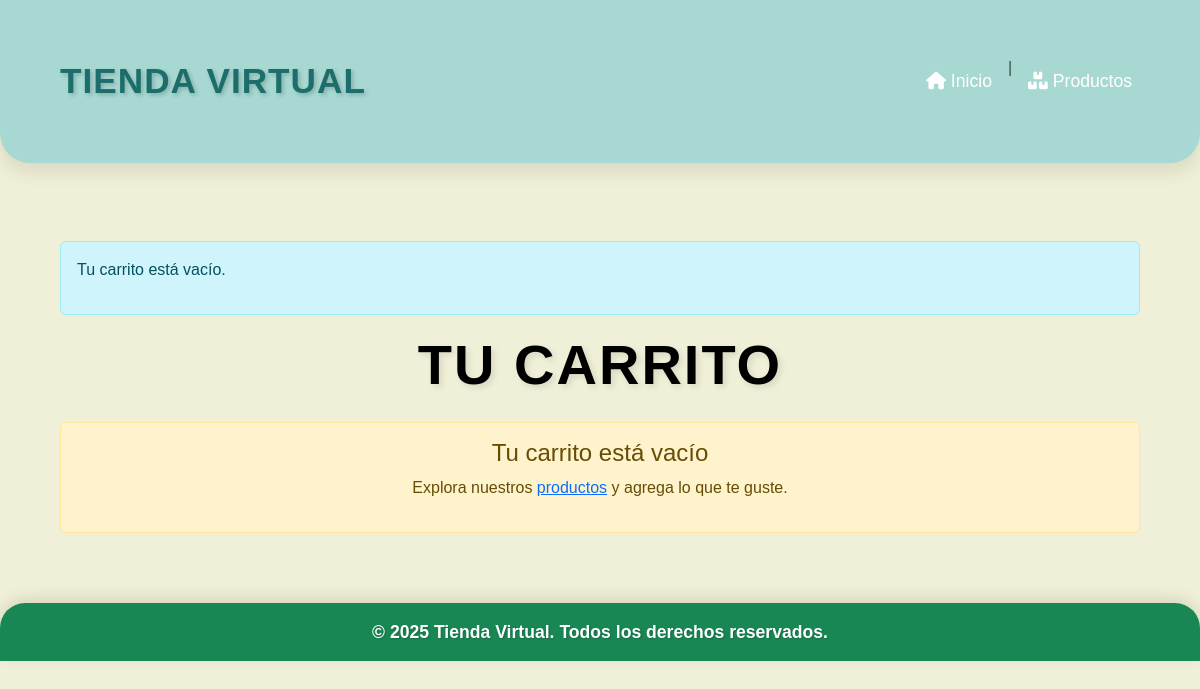
The page /carrito/ (signed in) on the database as committed earlier.
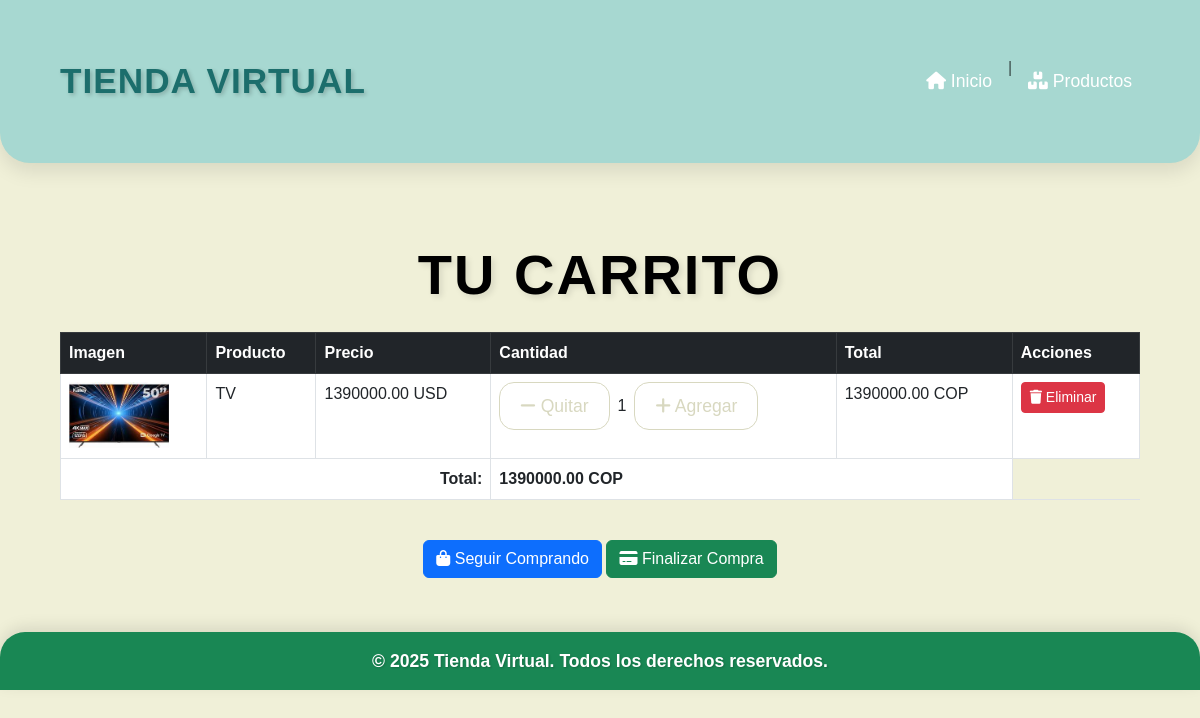
The same page on the database as committed later.
### cuentas/models.py (models this page shows, shortened)
class CarritoItem(models.Model):
    usuario = models.ForeignKey(User, on_delete=models.CASCADE)
    producto = models.ForeignKey(Producto, on_delete=models.CASCADE)
    cantidad = models.PositiveIntegerField(default=1)
    def total_precio(self):
        return self.producto.precio * self.cantidad

class Producto(models.Model):
    nombre = models.CharField(max_length=200)
    descripcion = models.TextField()
    precio = models.DecimalField(max_digits=10, decimal_places=2)
    cantidad_stock = models.PositiveIntegerField()
    imagen = models.ImageField(upload_to='productos/')
    especificaciones = models.TextField()
    agotado = models.BooleanField(default=False)
    recomendado = models.BooleanField(default=False)
    usuario = models.ForeignKey(User, on_delete=models.CASCADE, null=True, blank=True)  # Usuario opcional

### cuentas/views.py (the view)
# urls.py: path('carrito/', views.carrito, name='carrito'),
@login_required
def carrito(request):
    if not request.user.is_authenticated:
        messages.error(request, "Debes iniciar sesión para ver tu carrito.")
        return redirect('inicio_sesion')
    carrito_items = CarritoItem.objects.filter(usuario=request.user)
    carrito_items_disponibles = [item for item in carrito_items if item.producto.cantidad_stock > 0]
    total = sum(item.total_precio() for item in carrito_items_disponibles)
    productos_agotados = [item for item in carrito_items if item.producto.cantidad_stock <= 0]
    if not carrito_items_disponibles:
        messages.info(request, "Tu carrito está vacío.")
    return render(request, 'cuentas/carrito.html', {
        'carrito_items': carrito_items_disponibles,
        'total': total,
        'productos_agotados': productos_agotados
    })

### cuentas/templates/cuentas/carrito.html (shortened to what the changed rows need)
<!DOCTYPE html>
<html lang="es">
<head>
    <link href="https://cdn.jsdelivr.net/npm/bootstrap@5.3.0-alpha1/dist/css/bootstrap.min.css" rel="stylesheet">
    <link rel="stylesheet" href="https://cdnjs.cloudflare.com/ajax/libs/font-awesome/6.0.0-beta3/css/all.min.css">
    {% load static %}
    <link rel="stylesheet" href="{% static 'cuentas/styles/carrito.css' %}">
</head>
<body>
    <div class="container mt-5">
        {% if messages %}
        <div class="alert alert-info">
            {% for message in messages %}
                <p>{{ message }}</p>
            {% endfor %}
        </div>
        {% endif %}
        <h1 class="text-center mb-4">Tu Carrito</h1>
        {% if carrito_items %}
        <div class="table-responsive">
            <table class="table table-bordered">
                <thead class="table-dark">
                    <tr>
                        <th>Imagen</th>
                        <th>Producto</th>
                        <th>Precio</th>
                        <th>Cantidad</th>
                        <th>Total</th>
                        <th>Acciones</th>
                    </tr>
                </thead>
                <tbody>
                    {% for item in carrito_items %}
                    <tr>
                        <td>
                            <img src="{{ item.producto.imagen.url }}" alt="{{ item.producto.nombre }}" width="100">
                        </td>
                        <td>{{ item.producto.nombre }}</td>
                        <td>{{ item.producto.precio|floatformat:2 }} USD</td>
                        <td>
                            <div class="d-flex align-items-center">
                                {% if item.producto.cantidad_stock <= 0 %}
                                    <p class="text-danger">Agotado</p>
                                    <button class="btn btn-secondary btn-sm" disabled>Sin stock</button>
                                {% else %}
                                    <a href="{% url 'reducir_cantidad' item.id %}" class="btn btn-sm btn-outline-secondary me-2">
                                        <i class="fas fa-minus"></i> Quitar
                                    </a>
                                    {{ item.cantidad }}
                                    <a href="{% url 'agregar_al_carrito' item.producto.id %}" class="btn btn-sm btn-outline-secondary ms-2">
                                        <i class="fas fa-plus"></i> Agregar
                                    </a>
                                {% endif %}
                            </div>
                        </td>
                        <td>
                            {% if item.producto.cantidad_stock > 0 %}
                                {{ item.total_precio|floatformat:2 }} COP
                            {% else %}
                                <span class="text-muted">Producto agotado</span>
                            {% endif %}
                        </td>
                        <td>
                            <a href="{% url 'eliminar_del_carrito' item.id %}" class="btn btn-danger btn-sm">
                                <i class="fas fa-trash"></i> Eliminar
                            </a>
                        </td>
                    </tr>
                    {% endfor %}
                </tbody>
                <tfoot>
                    <tr>
                        <td colspan="3" class="text-end"><strong>Total:</strong></td>
                        <td colspan="2"><strong>{{ total|floatformat:2 }} COP</strong></td>
                    </tr>
                </tfoot>
            </table>
        </div>
        <div class="text-center mt-4">
            <a href="{% url 'productos' %}" class="btn btn-primary">
                <i class="fas fa-shopping-bag"></i> Seguir Comprando
            </a>
            {% if total > 0 %}
            <a href="{% url 'finalizar_compra' %}" class="btn btn-success">
                <i class="fas fa-credit-card"></i> Finalizar Compra
            </a>
            {% else %}
            <a href="#" class="btn btn-secondary" disabled>
                <i class="fas fa-credit-card"></i> Finalizar Compra
            </a>
            {% endif %}
        </div>
        {% else %}
        <div class="alert alert-warning text-center">
            <h4>Tu carrito está vacío</h4>
            <p>Explora nuestros <a href="{% url 'productos' %}">productos</a> y agrega lo que te guste.</p>
        </div>
        {% endif %}
    </div>
</body>
</html>

Rows that differ between the two databases and show on the page:
added CarritoItem: producto.imagen (picture), producto.nombre "TV", producto.precio "1390000.00", cantidad "1", total_precio "1390000.00"
Other text that changed with them:
{{ total|floatformat:2 }}: (not shown) → "1390000.00"
text no longer shown: "Tu carrito está vacío Explora nuestros productos y agrega lo que te guste."
text now shown: "Imagen Producto Precio Cantidad Total Acciones Total: COP Seguir Comprando Finalizar Compra"
list line gone: "Tu carrito está vacío."
